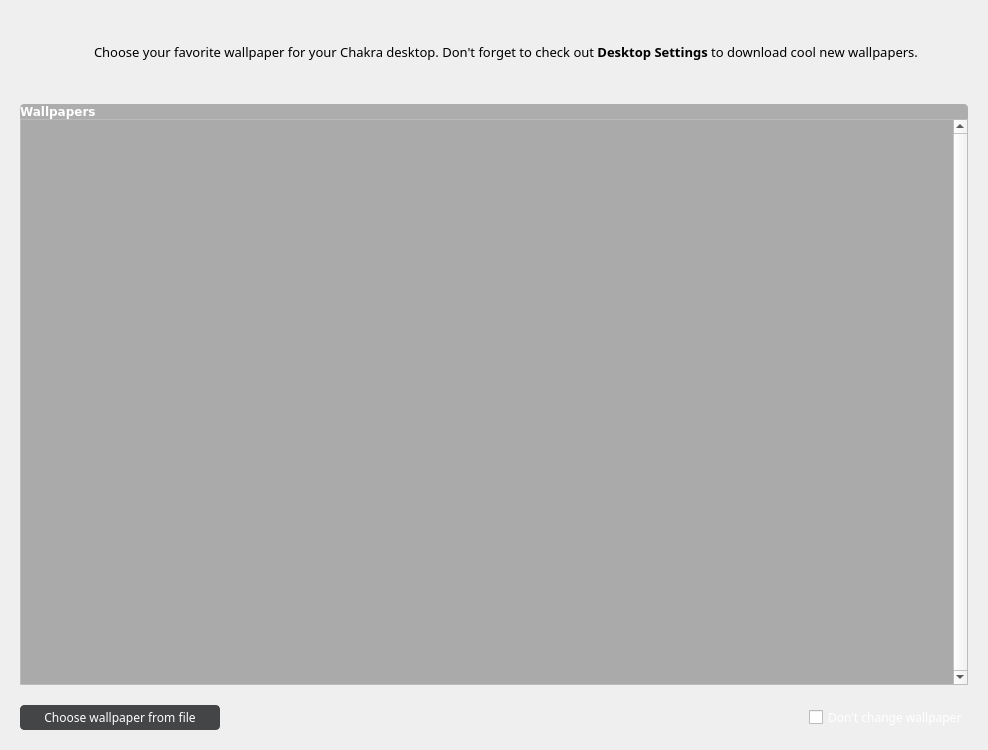
<?xml version="1.0" encoding="UTF-8"?>
<ui version="4.0">
 <class>wallpaperWidget</class>
 <widget class="QWidget" name="wallpaperWidget">
  <property name="geometry">
   <rect>
    <x>0</x>
    <y>0</y>
    <width>988</width>
    <height>750</height>
   </rect>
  </property>
  <property name="windowTitle">
   <string>Wallpaper</string>
  </property>
  <property name="styleSheet">
   <string notr="true">QListWidget {
	background-color: rgb(170, 170, 170);
	border: 1px solid rgba(255,255,255,50);
}

QPushButton{
	padding: 3px 10px 3px 10px;
	color: white;
	border:0px;
	border-radius:4px;
	background-color: rgb(68, 69, 70);
}

QPushButton::flat{
	border:1px solid  rgb(68, 69, 70);
	border-radius:4px;
	background-color: rgb(68, 69, 70);
}

QPushButton::flat:hover{
	border:1px solid rgba(0, 0, 0, 100);
	border-radius:4px;
	background-color: rgb(0, 172, 255);
}

QPushButton::flat:pressed{
	border:1px solid rgba(0, 0, 0, 100);
	border-radius:4px;
	background-color: rgb(106, 114, 128);
}</string>
  </property>
  <layout class="QGridLayout" name="gridLayout">
   <property name="margin">
    <number>20</number>
   </property>
   <property name="spacing">
    <number>0</number>
   </property>
   <item row="0" column="0">
    <widget class="QLabel" name="label_2">
     <property name="minimumSize">
      <size>
       <width>64</width>
       <height>64</height>
      </size>
     </property>
     <property name="maximumSize">
      <size>
       <width>64</width>
       <height>64</height>
      </size>
     </property>
     <property name="text">
      <string/>
     </property>
     <property name="pixmap">
      <pixmap resource="../data/kaptan.qrc">:/raw/pixmap/preferences-desktop-wallpaper.png</pixmap>
     </property>
    </widget>
   </item>
   <item row="0" column="1">
    <widget class="QLabel" name="description">
     <property name="minimumSize">
      <size>
       <width>300</width>
       <height>0</height>
      </size>
     </property>
     <property name="font">
      <font>
       <family>Sans Serif</family>
       <pointsize>10</pointsize>
      </font>
     </property>
     <property name="styleSheet">
      <string notr="true"/>
     </property>
     <property name="text">
      <string>&lt;html&gt;&lt;head/&gt;&lt;body&gt;&lt;p&gt;Choose your favorite wallpaper for your Chakra desktop. Don't forget to check out &lt;span style=&quot; font-weight:600;&quot;&gt;Desktop Settings&lt;/span&gt; to download cool new wallpapers.&lt;/p&gt;&lt;/body&gt;&lt;/html&gt;</string>
     </property>
     <property name="wordWrap">
      <bool>true</bool>
     </property>
     <property name="indent">
      <number>10</number>
     </property>
    </widget>
   </item>
   <item row="1" column="0">
    <spacer name="verticalSpacer_4">
     <property name="orientation">
      <enum>Qt::Vertical</enum>
     </property>
     <property name="sizeType">
      <enum>QSizePolicy::Fixed</enum>
     </property>
     <property name="sizeHint" stdset="0">
      <size>
       <width>20</width>
       <height>20</height>
      </size>
     </property>
    </spacer>
   </item>
   <item row="2" column="0" colspan="2">
    <layout class="QVBoxLayout" name="verticalLayout">
     <property name="spacing">
      <number>0</number>
     </property>
     <item>
      <widget class="QLabel" name="label">
       <property name="font">
        <font>
         <family>DejaVu Sans</family>
         <pointsize>9</pointsize>
         <weight>75</weight>
         <bold>true</bold>
         <underline>false</underline>
        </font>
       </property>
       <property name="styleSheet">
        <string notr="true">background-color: rgba(0, 0, 0, 70);
color:white;
border-top-left-radius: 4px;
border-top-right-radius: 4px;</string>
       </property>
       <property name="text">
        <string>Wallpapers</string>
       </property>
       <property name="margin">
        <number>5</number>
       </property>
      </widget>
     </item>
     <item>
      <widget class="QListWidget" name="listWallpaper">
       <property name="sizePolicy">
        <sizepolicy hsizetype="Expanding" vsizetype="Expanding">
         <horstretch>0</horstretch>
         <verstretch>0</verstretch>
        </sizepolicy>
       </property>
       <property name="minimumSize">
        <size>
         <width>0</width>
         <height>0</height>
        </size>
       </property>
       <property name="autoFillBackground">
        <bool>false</bool>
       </property>
       <property name="styleSheet">
        <string notr="true">color: rgb(30, 43, 51)</string>
       </property>
       <property name="frameShape">
        <enum>QFrame::NoFrame</enum>
       </property>
       <property name="frameShadow">
        <enum>QFrame::Sunken</enum>
       </property>
       <property name="verticalScrollBarPolicy">
        <enum>Qt::ScrollBarAlwaysOn</enum>
       </property>
       <property name="alternatingRowColors">
        <bool>false</bool>
       </property>
       <property name="verticalScrollMode">
        <enum>QAbstractItemView::ScrollPerPixel</enum>
       </property>
       <property name="horizontalScrollMode">
        <enum>QAbstractItemView::ScrollPerPixel</enum>
       </property>
       <property name="movement">
        <enum>QListView::Static</enum>
       </property>
       <property name="isWrapping" stdset="0">
        <bool>true</bool>
       </property>
       <property name="resizeMode">
        <enum>QListView::Adjust</enum>
       </property>
       <property name="layoutMode">
        <enum>QListView::SinglePass</enum>
       </property>
       <property name="spacing">
        <number>0</number>
       </property>
       <property name="gridSize">
        <size>
         <width>140</width>
         <height>170</height>
        </size>
       </property>
       <property name="viewMode">
        <enum>QListView::IconMode</enum>
       </property>
       <property name="modelColumn">
        <number>0</number>
       </property>
       <property name="uniformItemSizes">
        <bool>true</bool>
       </property>
       <property name="batchSize">
        <number>1</number>
       </property>
       <property name="wordWrap">
        <bool>true</bool>
       </property>
       <property name="currentRow">
        <number>-1</number>
       </property>
       <property name="sortingEnabled">
        <bool>false</bool>
       </property>
      </widget>
     </item>
     <item>
      <spacer name="verticalSpacer_3">
       <property name="orientation">
        <enum>Qt::Vertical</enum>
       </property>
       <property name="sizeType">
        <enum>QSizePolicy::Fixed</enum>
       </property>
       <property name="sizeHint" stdset="0">
        <size>
         <width>20</width>
         <height>20</height>
        </size>
       </property>
      </spacer>
     </item>
     <item>
      <layout class="QHBoxLayout" name="horizontalLayout">
       <item>
        <widget class="QPushButton" name="buttonChooseWp">
         <property name="minimumSize">
          <size>
           <width>200</width>
           <height>0</height>
          </size>
         </property>
         <property name="font">
          <font>
           <family>Sans Serif</family>
           <pointsize>9</pointsize>
          </font>
         </property>
         <property name="autoFillBackground">
          <bool>false</bool>
         </property>
         <property name="styleSheet">
          <string notr="true"/>
         </property>
         <property name="text">
          <string>Choose wallpaper from file</string>
         </property>
         <property name="flat">
          <bool>true</bool>
         </property>
        </widget>
       </item>
       <item>
        <spacer name="horizontalSpacer_5">
         <property name="orientation">
          <enum>Qt::Horizontal</enum>
         </property>
         <property name="sizeType">
          <enum>QSizePolicy::Expanding</enum>
         </property>
         <property name="sizeHint" stdset="0">
          <size>
           <width>20</width>
           <height>20</height>
          </size>
         </property>
        </spacer>
       </item>
       <item>
        <widget class="QCheckBox" name="checkBox">
         <property name="font">
          <font>
           <family>Sans Serif</family>
           <pointsize>9</pointsize>
          </font>
         </property>
         <property name="styleSheet">
          <string notr="true">color: white;</string>
         </property>
         <property name="text">
          <string>Don't change wallpaper</string>
         </property>
        </widget>
       </item>
      </layout>
     </item>
    </layout>
   </item>
  </layout>
 </widget>
 <resources>
  <include location="../data/kaptan.qrc"/>
 </resources>
 <connections/>
</ui>
